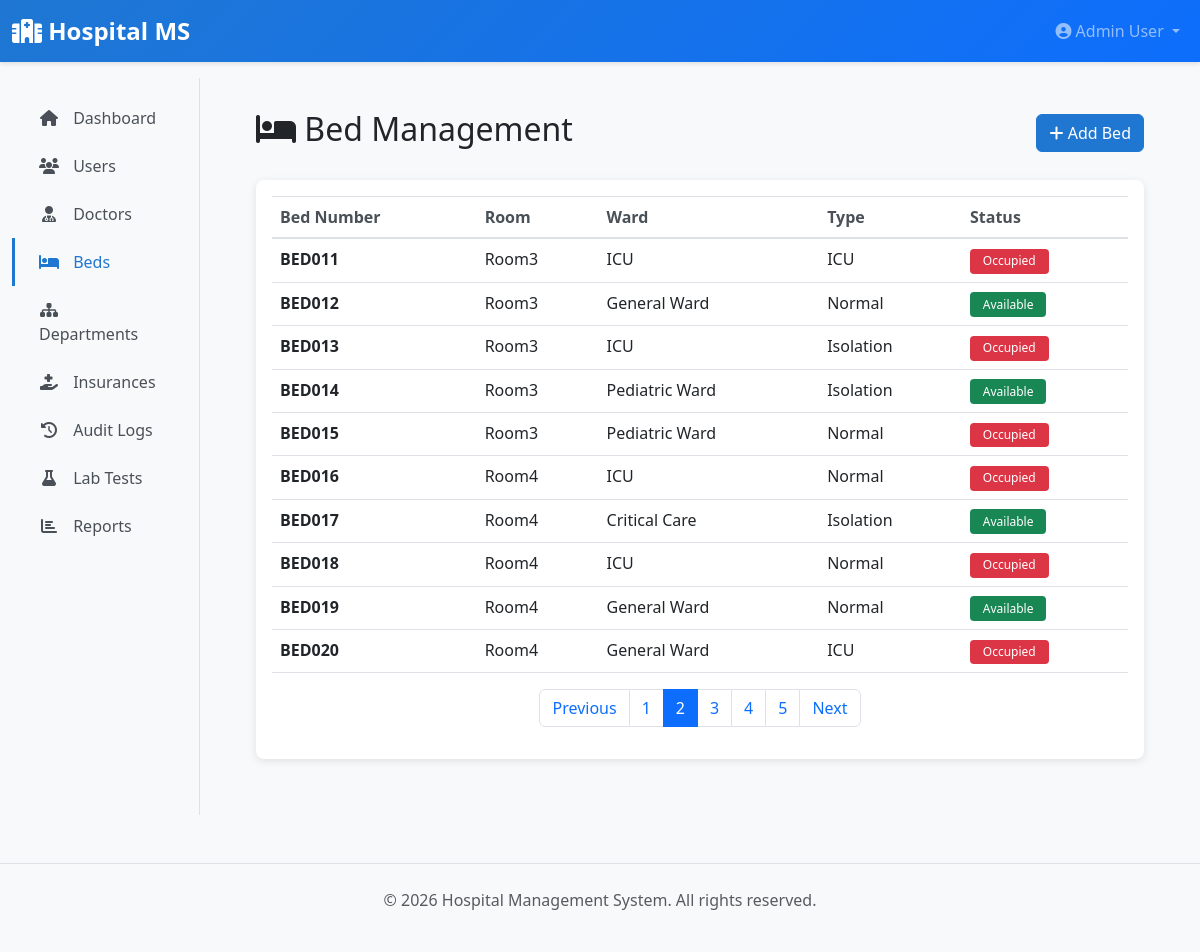
Page /admin/beds?page=2 (signed in) on the committed database.
### app/models/__init__.py (models this page shows, shortened)
class User(UserMixin, db.Model):
    __tablename__ = 'users'
    id = db.Column(db.Integer, primary_key=True)
    username = db.Column(db.String(80), unique=True, nullable=False, index=True)
    email = db.Column(db.String(120), unique=True, nullable=False, index=True)
    password_hash = db.Column(db.String(255), nullable=False)
    first_name = db.Column(db.String(80))
    last_name = db.Column(db.String(80))
    phone = db.Column(db.String(20))
    role = db.Column(db.Enum(UserRole), nullable=False, default=UserRole.PATIENT)
    is_active = db.Column(db.Boolean, default=True)
    created_at = db.Column(db.DateTime, default=datetime.utcnow)
    updated_at = db.Column(db.DateTime, default=datetime.utcnow, onupdate=datetime.utcnow)
    patient = db.relationship('Patient', uselist=False, back_populates='user', foreign_keys='Patient.user_id', cascade='all, delete-orphan', passive_deletes=True)
    doctor = db.relationship('Doctor', uselist=False, back_populates='user', foreign_keys='Doctor.user_id', cascade='all, delete-orphan', passive_deletes=True)
    lab_staff = db.relationship('LabStaff', uselist=False, back_populates='user', foreign_keys='LabStaff.user_id', cascade='all, delete-orphan', passive_deletes=True)
    def get_full_name(self):
        return f"{self.first_name} {self.last_name}".strip()

class Bed(db.Model):
    __tablename__ = 'beds'
    id = db.Column(db.Integer, primary_key=True)
    bed_number = db.Column(db.String(20), unique=True, nullable=False)
    room_number = db.Column(db.String(20))
    ward = db.Column(db.String(50), nullable=False)  # ICU, General, Pediatric, etc.
    bed_type = db.Column(db.String(50))  # Normal, ICU, Isolation
    is_available = db.Column(db.Boolean, default=True)
    created_at = db.Column(db.DateTime, default=datetime.utcnow)
    admissions = db.relationship('Admission', back_populates='bed')

### app/blueprints/admin.py (the view)
@admin_bp.route('/beds')
@login_required
@admin_required
def beds_list():
    page = request.args.get('page', 1, type=int)
    beds = Bed.query.paginate(page=page, per_page=10)
    return render_template('admin/beds_list.html', beds=beds)

### app/blueprints/admin.py (called while the page is built)
def admin_required(f):
    @wraps(f)
    def decorated_function(*args, **kwargs):
        if not current_user.is_authenticated or current_user.role != UserRole.ADMIN:
            flash('You do not have permission to access this page.', 'danger')
            return redirect(url_for('main.dashboard'))
        return f(*args, **kwargs)
    return decorated_function

### app/templates/admin/beds_list.html (shortened to what this page needs)
{% extends "layouts/base.html" %}
{% block content %}
<div class="d-flex justify-content-between align-items-center mb-4">
    <h2><i class="fas fa-bed"></i> Bed Management</h2>
    <a href="{{ url_for('admin.create_bed') }}" class="btn btn-primary">
        <i class="fas fa-plus"></i> Add Bed
    </a>
</div>
<div class="card">
    <div class="card-body">
        {% if beds.items %}
        <div class="table-responsive">
            <table class="table table-hover">
                <thead>
                    <tr>
                        <th>Bed Number</th>
                        <th>Room</th>
                        <th>Ward</th>
                        <th>Type</th>
                        <th>Status</th>
                    </tr>
                </thead>
                <tbody>
                    {% for bed in beds.items %}
                    <tr>
                        <td><strong>{{ bed.bed_number }}</strong></td>
                        <td>{{ bed.room_number }}</td>
                        <td>{{ bed.ward }}</td>
                        <td>{{ bed.bed_type }}</td>
                        <td>
                            {% if bed.is_available %}
                                <span class="badge badge-success">Available</span>
                            {% else %}
                                <span class="badge badge-danger">Occupied</span>
                            {% endif %}
                        </td>
                    </tr>
                    {% endfor %}
                </tbody>
            </table>
        </div>
        {% if beds.pages > 1 %}
        <nav>
            <ul class="pagination justify-content-center">
                {% if beds.has_prev %}
                <li class="page-item">
                    <a class="page-link" href="{{ url_for('admin.beds_list', page=beds.prev_num) }}">Previous</a>
                </li>
                {% endif %}
                {% for page_num in beds.iter_pages() %}
                    {% if page_num %}
                        {% if page_num == beds.page %}
                        <li class="page-item active">
                            <span class="page-link">{{ page_num }}</span>
                        </li>
                        {% else %}
                        <li class="page-item">
                            <a class="page-link" href="{{ url_for('admin.beds_list', page=page_num) }}">{{ page_num }}</a>
                        </li>
                        {% endif %}
                    {% endif %}
                {% endfor %}
                {% if beds.has_next %}
                <li class="page-item">
                    <a class="page-link" href="{{ url_for('admin.beds_list', page=beds.next_num) }}">Next</a>
                </li>
                {% endif %}
            </ul>
        </nav>
        {% endif %}
        {% else %}
        <p class="text-muted text-center my-3">No beds configured yet.</p>
        {% endif %}
    </div>
</div>
{% endblock %}

### app/templates/layouts/base.html (shortened to what this page needs)
<!DOCTYPE html>
<html lang="en">
<head>
    <link href="https://cdnjs.cloudflare.com/ajax/libs/bootstrap/5.3.0/css/bootstrap.min.css" rel="stylesheet">
    <link href="https://cdnjs.cloudflare.com/ajax/libs/font-awesome/6.4.0/css/all.min.css" rel="stylesheet">
</head>
<body>
    <nav class="navbar navbar-expand-lg navbar-dark sticky-top">
        <div class="container-fluid">
            <a class="navbar-brand" href="{{ url_for('main.dashboard') }}">
                <i class="fas fa-hospital"></i> Hospital MS
            </a>
            <div class="collapse navbar-collapse" id="navbarNav">
                <ul class="navbar-nav ms-auto">
                    {% if current_user.is_authenticated %}
                        <li class="nav-item dropdown">
                            <a class="nav-link dropdown-toggle" href="#" id="userDropdown" role="button" data-bs-toggle="dropdown">
                                <i class="fas fa-user-circle"></i> {{ current_user.get_full_name() or current_user.username }}
                            </a>
                        </li>
                    {% else %}
                        <li class="nav-item">
                            <a class="nav-link" href="{{ url_for('auth.login') }}">Login</a>
                        </li>
                    {% endif %}
                </ul>
            </div>
        </div>
    </nav>
    {% if current_user.is_authenticated %}
        <div class="container-fluid">
            <div class="row">
                <nav class="col-md-3 col-lg-2 d-md-block bg-light sidebar">
                    <div class="position-sticky pt-3">
                        <ul class="nav flex-column">
                            {% if current_user.role.value == 'admin' %}
                                <li class="nav-item">
                                    <a class="nav-link {% if request.endpoint == 'admin.dashboard' %}active{% endif %}" href="{{ url_for('admin.dashboard') }}">
                                        <i class="fas fa-home"></i> Dashboard
                                    </a>
                                </li>
                                <li class="nav-item">
                                    <a class="nav-link {% if request.endpoint in ['admin.users_list', 'admin.create_user', 'admin.edit_user'] %}active{% endif %}" href="{{ url_for('admin.users_list') }}">
                                        <i class="fas fa-users"></i> Users
                                    </a>
                                </li>
                                <li class="nav-item">
                                    <a class="nav-link {% if request.endpoint in ['admin.doctors_list', 'admin.edit_doctor'] %}active{% endif %}" href="{{ url_for('admin.doctors_list') }}">
                                        <i class="fas fa-user-md"></i> Doctors
                                    </a>
                                </li>
                                <li class="nav-item">
                                    <a class="nav-link {% if request.endpoint in ['admin.beds_list', 'admin.create_bed'] %}active{% endif %}" href="{{ url_for('admin.beds_list') }}">
                                        <i class="fas fa-bed"></i> Beds
                                    </a>
                                </li>
                                <li class="nav-item">
                                    <a class="nav-link {% if request.endpoint in ['admin.departments_list', 'admin.create_department'] %}active{% endif %}" href="{{ url_for('admin.departments_list') }}">
                                        <i class="fas fa-sitemap"></i> Departments
                                    </a>
                                </li>
                                <li class="nav-item">
                                    <a class="nav-link {% if request.endpoint in ['admin.insurances_list', 'admin.create_insurance'] %}active{% endif %}" href="{{ url_for('admin.insurances_list') }}">
                                        <i class="fas fa-hand-holding-medical"></i> Insurances
                                    </a>
                                </li>
                                <li class="nav-item">
                                    <a class="nav-link {% if request.endpoint == 'admin.audit_logs' %}active{% endif %}" href="{{ url_for('admin.audit_logs') }}">
                                        <i class="fas fa-history"></i> Audit Logs
                                    </a>
                                </li>
                                <li class="nav-item">
                                    <a class="nav-link {% if request.endpoint in ['admin.lab_tests_list', 'admin.create_lab_test'] %}active{% endif %}" href="{{ url_for('admin.lab_tests_list') }}">
                                        <i class="fas fa-flask"></i> Lab Tests
                                    </a>
                                </li>
                                <li class="nav-item">
                                    <a class="nav-link {% if request.endpoint == 'admin.reports' %}active{% endif %}" href="{{ url_for('admin.reports') }}">
                                        <i class="fas fa-chart-bar"></i> Reports
                                    </a>
                                </li>
                            {% endif %}
                        </ul>
                    </div>
                </nav>
                <main class="col-md-9 ms-sm-auto col-lg-10 px-md-4">
                    <div class="main-content">
                        {% block content %}{% endblock %}
                    </div>
                </main>
            </div>
        </div>
    {% else %}
        <div style="min-height: calc(100vh - 70px); padding: 2rem;">
            {% block auth_content %}{% endblock %}
        </div>
    {% endif %}
    <footer class="bg-light py-4 mt-5 border-top">
        <div class="container text-center text-muted">
            <p>&copy; 2026 Hospital Management System. All rights reserved.</p>
        </div>
    </footer>
</body>
</html>

### app/templates/layouts/base.html (style rules this page uses)
:root { --primary-color: #1f77d2; --secondary-color: #0d6efd; --danger-color: #dc3545; }
body { background-color: #f8f9fa; font-family: 'Segoe UI', Tahoma, Geneva, Verdana, sans-serif; }
.navbar { background: linear-gradient(135deg, var(--primary-color) 0%, var(--secondary-color) 100%); box-shadow: 0 2px 4px rgba(0,0,0,0.1); }
.navbar-brand { font-weight: 700; font-size: 1.5rem; color: white !important; }
.sidebar { background-color: #fff; min-height: calc(100vh - 70px); border-right: 1px solid #dee2e6; }
.sidebar .nav-link { color: #495057; border-left: 3px solid transparent; padding: 0.75rem 1.5rem; transition: all 0.3s ease; }
.sidebar .nav-link:hover, .sidebar .nav-link.active { color: var(--primary-color); background-color: #f8f9fa; border-left-color: var(--primary-color); }
.sidebar .nav-link i { width: 20px; text-align: center; margin-right: 10px; }
.main-content { padding: 2rem; }
.card { border: 0; box-shadow: 0 2px 8px rgba(0,0,0,0.1); border-radius: 8px; margin-bottom: 1.5rem; }
.btn-primary { background-color: var(--primary-color); border-color: var(--primary-color); }
.badge { padding: 0.4rem 0.8rem; border-radius: 4px; font-weight: 500; }
.badge-success { background-color: #198754; }
.badge-danger { background-color: #dc3545; }
.table { background-color: #fff; }
.table thead { background-color: #f8f9fa; border-top: 1px solid #dee2e6; }
.table thead th { color: #495057; font-weight: 600; border-bottom: 2px solid #dee2e6; }

### rows in the picture
User: first_name+last_name "Admin User"
Bed: bed_number "BED011", room_number "Room3", ward "ICU", bed_type "ICU", is_available "Occupied"
Bed: bed_number "BED012", room_number "Room3", ward "General Ward", bed_type "Normal", is_available "Available"
Bed: bed_number "BED013", room_number "Room3", ward "ICU", bed_type "Isolation", is_available "Occupied"
Bed: bed_number "BED014", room_number "Room3", ward "Pediatric Ward", bed_type "Isolation", is_available "Available"
Bed: bed_number "BED015", room_number "Room3", ward "Pediatric Ward", bed_type "Normal", is_available "Occupied"
Bed: bed_number "BED016", room_number "Room4", ward "ICU", bed_type "Normal", is_available "Occupied"
Bed: bed_number "BED017", room_number "Room4", ward "Critical Care", bed_type "Isolation", is_available "Available"
Bed: bed_number "BED018", room_number "Room4", ward "ICU", bed_type "Normal", is_available "Occupied"
Bed: bed_number "BED019", room_number "Room4", ward "General Ward", bed_type "Normal", is_available "Available"
Bed: bed_number "BED020", room_number "Room4", ward "General Ward", bed_type "ICU", is_available "Occupied"

### other values in the picture
{{ page_num }} "1" "3" "4" "5"
{{ page_num }} "2"
